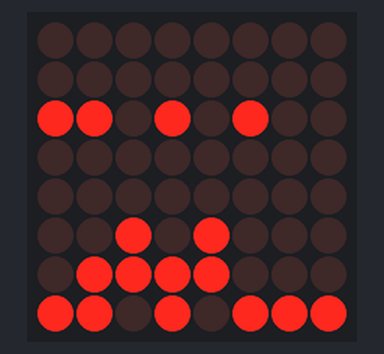
A sketch run on a simulated Arduino Uno, built with avr-gcc and run on an emulated ATmega328P. On the bench: 8×8 LED matrix. Wiring (inferred from the names in the program): LED matrix (orientation assumed): rows pin 13, pin 8, pin 17, pin 10, pin 5, pin 16, pin 4, pin 14; columns pin 2, pin 3, pin 6, pin 7, pin 9, pin 11, pin 12, pin 15.

Above: at 0.1 s.
At 1.1 s:
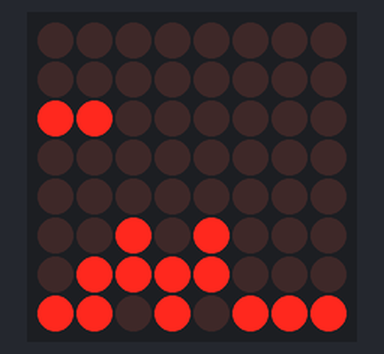

The sketch:

_8x8Charssmiley.ino
```cpp
////////////////////////////////////////////////
// Character Display
// Displays characters one at a time on the 8x8 Matrix
// This code may be freely used and copied.
//
// Gareth Davies - June 2012
//
////////////////////////////////////////////////

// pin[xx] on led matrix connected to nn on Arduino (-1 is dummy to make array start at pos 1)
int pins[17]= {-1, 5, 4, 3, 2, 14, 15, 16, 17, 13, 12, 11, 10, 9, 8, 7, 6};

// col[xx] of leds = pin yy on led matrix
int colRed[8] = {pins[13], pins[3], pins[4], pins[10], pins[06], pins[11], pins[15], pins[16]};
//9,3,2,12,15,11,7,6

// row[xx] of leds = pin yy on led matrix
int comRows[8] = {pins[9], pins[14], pins[8], pins[12], pins[1], pins[7], pins[2], pins[5]};
//13,8,17,10,5,16,4,14


int idxCol = 0, idxRow = 0;
int delay1 = 2; // delay for each column in ms
  int count = 0; // used for cycling through characters
  long last = 0;
  long now;

long interval = 1000; // delay between each character in ms
const int numChars = 2; //number of characters in array and to display

// The following 2-dimensional array defines the characters in binary format. '1' e LED on, '0' = LED off.
// Each line represents one row of LEDs, each group of 8 lines inside {braces} is a character
// Each character is separated by a comma
byte text[numChars][8] = {{
//  B01000010,
//  B00100100,
//  B00111100,
//  B01111110,
//  B11111111,
//  B10111101,
//  B11000011,
//  B01100110},{

//B11000011,
//B00100100,
//B00111100,
//B01011010,
//B11111111,
//B00111100,
//B00100100,
//B00100100
//},{
//  B00111100,B01000010,B10100101,B10000001,B10100101,B10011001,B01000010,B00111100
//},{
//B00111100,B01000010,B10100101,B10000001,B10100101,B10011001,B01000010,B00111100
//},{
B00000000,B00000000,B01100110,B00000000,B00000000,B10000001,B11000011,B01111110
},{
B00000000,B00000000,B00000110,B00000000,B00000000,B10000001,B11000011,B01111110
}};

void setup() {
  // initialize all pins as outputs and disable everything
  for (int i=0; i< 8; i++)
  {
    pinMode(comRows[i], OUTPUT);
    pinMode(colRed[i], OUTPUT);
    digitalWrite(comRows[i], LOW);   // switch ROW off (Anode)
    digitalWrite(colRed[i], HIGH);    // switch the column off (Cathode)
  }
  last = millis();
}

void loop()
{
  for (int i=0; i<8; i++)
  {
    for (int j=0; j<8; j++)
    {
      if(bitRead(text[count][i], j) == 1)
        digitalWrite(colRed[j], LOW);
      else
        digitalWrite(colRed[j], HIGH);
    }
    digitalWrite(comRows[i], HIGH); // enable row
    delay(delay1);
    digitalWrite(comRows[i], LOW); // disable row
  }
  now = millis();
  if ((now - last) > interval)
  {
    last = now;
    count++;
    if (count > (numChars - 1))
      count=0;
  }
}
```

Measured:
- what the display in image 0 shows lasts 1.1 s, from 0.0 s to 1.1 s
